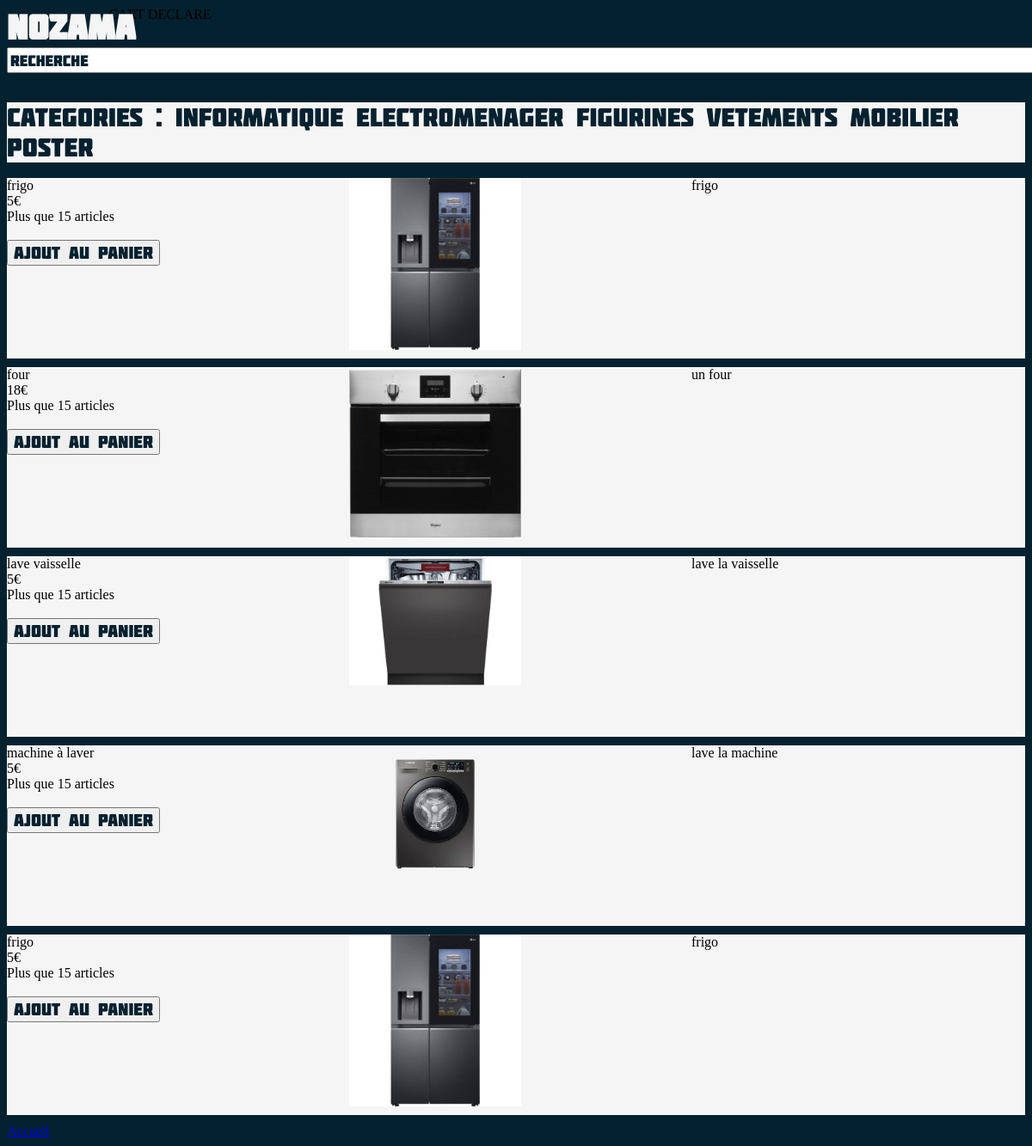
/categ.php?categorie=electromenager, run on the app's committed database.
### tables this page shows
CREATE TABLE Articles(
    idArticle INT AUTO_INCREMENT PRIMARY KEY,
    nomArticle VARCHAR(128) NOT NULL,
    descriptif TEXT NOT NULL,
    prix FLOAT NOT NULL,
    img VARCHAR(255),
    idVendeur INT,
    stock INT,
    categorie ENUM('informatique', 'electromenager', 'figurine', 'vetement', 'mobilier', 'poster'),
    FOREIGN KEY (idVendeur) REFERENCES Membres(idMembre) 
    );

### config.php (called while the page is built, shortened)
<?php
 $host = "http://localhost:8000/";
 ?>

### categ.php (the view, shortened to what this page needs)
<?php
require_once 'config.php';
if (isset($_GET['categorie'])) {
    $cat = "" . $_GET['categorie'];
} else {
    echo "erreur dans le GET categorie";
}
$requete = 'SELECT idArticle, nomArticle, descriptif, prix, img, stock FROM Articles WHERE categorie ="' . $cat . '";';
$resultat = $connexion->prepare($requete);
$resultat->execute();
?>
<!DOCTYPE html>
<html lang="fr">
<head>
    <link rel="stylesheet" type="text/css" href="<?=$host?>css/categories.css">
</head>
<body>
    <div class="logo" onclick="goHomepage()"><strong>NOZAMA</strong> </div>
    <form class="barre" method="GET" action="recherche.php">
        <input id="searchbar" type="search" name="search" placeholder="recherche">
    </form>
    <br>
    <div id="categories">
        Categories :
        <a class="c" href=http://localhost:8000/categ.php?categorie=informatique>Informatique</a>
        <a class="c" href=http://localhost:8000/categ.php?categorie=electromenager>Electromenager</a>
        <a class="c" href=http://localhost:8000/categ.php?categorie=figurine>Figurines</a>
        <a class="c" href=http://localhost:8000/categ.php?categorie=vetements>Vetements</a>
        <a class="c" href=http://localhost:8000/categ.php?categorie=mobilier>Mobilier</a>
        <a class="c" href=http://localhost:8000/categ.php?categorie=poster>Poster</a>
    </div>
    <br>
    <?php
    while ($ligne = $resultat->fetch()) {
        $image = "photos/" . $ligne['img'];
        $idArticle = $ligne['idArticle'];
        echo "<div class = 'affiche'>";
        echo "<div class = 'box1'>";
        echo $ligne['nomArticle'];
        echo "<br>";
        echo $ligne['prix'] . "€";
        echo "<br>";
        echo "Plus que " . $ligne['stock'] . " articles";
        echo "<br>";
        echo "<br>";
        echo "<form method='GET' action='php/panier/panier_ajout.php' >";
        echo "<button id='ajouter' type='submit' name = 'recup_id_art' value='".$idArticle."'>Ajout au panier</button>";
        echo "</form>";
        echo "</div>";
        echo "<div class = 'box2'>";
        echo "<img src='$image' class='image' alt='$image' />";
        echo "</div>";
        echo "<div class = 'box3'>";
        echo $ligne['descriptif'];
        echo "</div>";
        echo "</div>";
    }
    ?>
    <a class="accueil" href=http://localhost:8000/index.php>Accueil</a>
</body>
</html>

### css/categories.css (style rules this page uses)
#searchbar { width: 1200px; height: 30px; }
.logo { width:10%; font-family: "Molot"; font-size: 40px; float:left; align-content: space-between; position: relative; color: whitesmoke; }
#categories { font-size: 30px; background-color: whitesmoke; font-family: "Molot"; color: #04212f; align-content: space-between; }
.c { color: #04212f; text-decoration: none; }
.image { max-width: 200px; max-height : 200px; position: absolute; }
input::placeholder { color: #04212f; font-family: "Molot"; font-size: large; }
input { font-family: "Molot"; font-size: 20px; color: #04212f; }
button { font-family: "Molot"; font-size: 20px; color: #04212f; }
body { background-color: #04212f; }
.affiche { background-color: whitesmoke; margin-bottom: 10px; }
.affiche { display: grid; grid-template-columns: 1fr 1fr 1fr; grid-template-rows: 100px 100px; grid-gap: 10px; }
.box2 { grid-column: 2 / 4; grid-row: 1; }
.box1 { grid-column: 1; grid-row: 1 / 3; }
.box3 { grid-column: 3; grid-row: 1; }

### data on the page
articles: nomArticle "frigo", prix "5", stock "15", $idArticle 1 (drawn), img (picture), descriptif "frigo"
articles: nomArticle "four", prix "18", stock "15", $idArticle 2 (drawn), img (picture), descriptif "un four"
articles: nomArticle "lave vaisselle", prix "5", stock "15", $idArticle 3 (drawn), img (picture), descriptif "lave la vaisselle"
articles: nomArticle "machine à laver", prix "5", stock "15", $idArticle 4 (drawn), img (picture), descriptif "lave la machine"
articles: nomArticle "frigo", prix "5", stock "15", $idArticle 6 (drawn), img (picture), descriptif "frigo"
